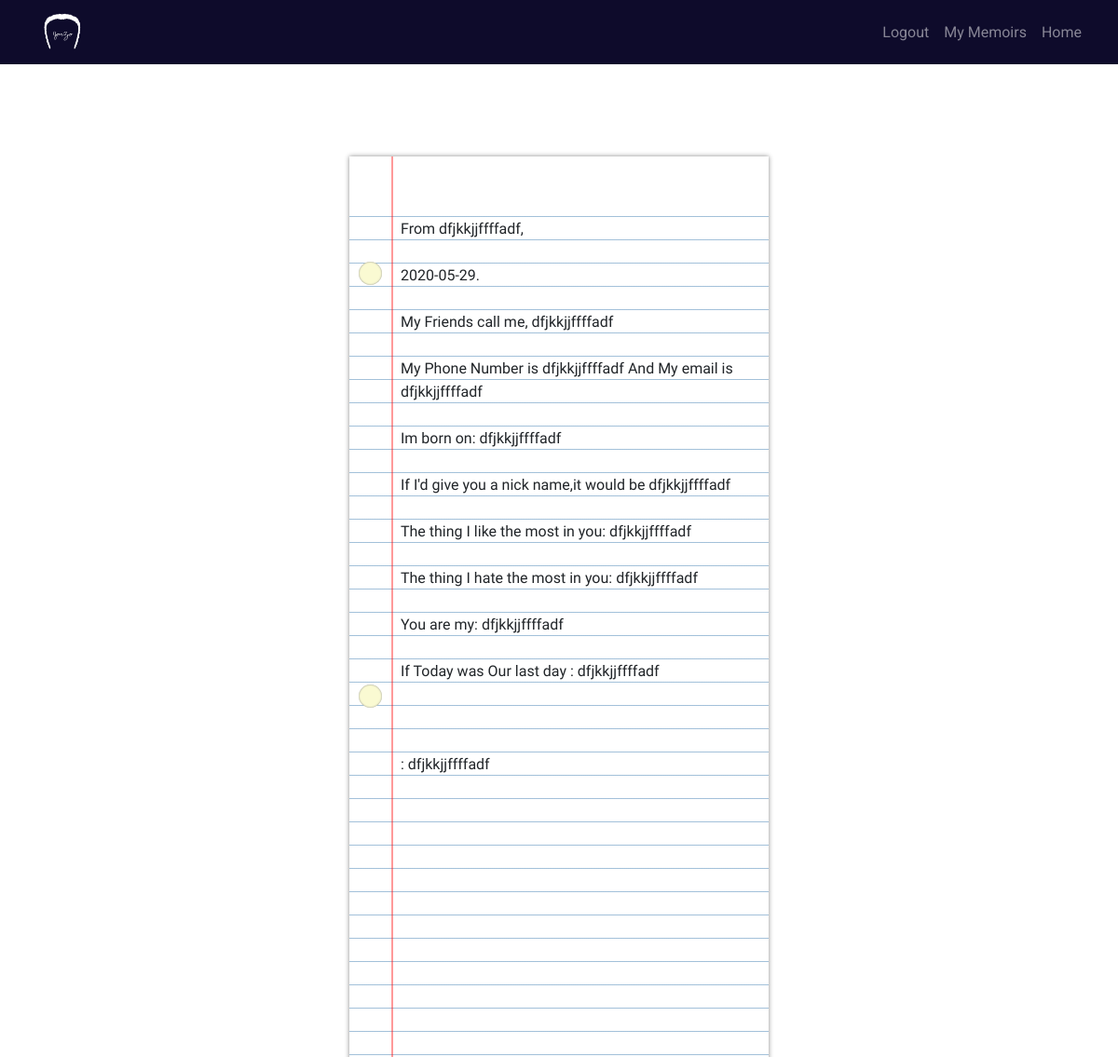
Page /slam/25 (signed in) on the committed database.
### Jurzo/models.py (models this page shows, shortened)
class Page(db.Model):
    id = db.Column(db.Integer, primary_key=True)
    user_id = db.Column(db.Integer, db.ForeignKey('user.id'), nullable=False)
    date_created = db.Column(
        db.DateTime, nullable=False, default=datetime.utcnow)
    name = db.Column(db.Text)
    pet_name = db.Column(db.Text)
    phone_num = db.Column(db.Text)
    address = db.Column(db.Text)
    mail = db.Column(db.Text)
    birthday = db.Column(db.Text)
    nick_name = db.Column(db.Text)
    Quote = db.Column(db.Text)
    Songs = db.Column(db.Text)
    likes = db.Column(db.Text)
    hates = db.Column(db.Text)
    what_us = db.Column(db.Text)
    lastd = db.Column(db.Text)

### Jurzo/pages/routes.py (the view)
@pages.route('/slam/<slam_id>', methods=['GET', 'POST'])
@login_required
def slam(slam_id):
    slam = Page.query.get_or_404(slam_id)
    if current_user == slam.owner:
        return render_template('slam.html', slam=slam)
    else:
        abort(403)

### Jurzo/models.py (called while the page is built)
@login_manager.user_loader
def load_user(userid):
    return User.query.get(int(userid))

### Jurzo/templates/slam.html (shortened to what this page needs)
<!DOCTYPE html>
<html lang="en">
<head>
    <link rel="stylesheet" type="text/css" href="{{url_for('static',filename='slam.css')}}">
       <link rel="stylesheet" href="https://stackpath.bootstrapcdn.com/bootstrap/4.1.0/css/bootstrap.min.css">
    <link rel="stylesheet" href="{{url_for('static', filename='style.css')}}">
  <link rel="stylesheet" href="https://use.fontawesome.com/releases/v5.0.8/css/solid.css">
  <link rel="stylesheet" type="text/css" href="{{url_for('static', filename='form.css')}}">
</head>
<body>
  <nav class="navbar navbar-dark navbar-expand-md fixed-top">
            <div class="container-fluid">
                <a class="navbar-brand" href="{{url_for('main.home')}}"> <img src="{{url_for('static',filename='img/Loogo.png')}}" alt="Jorzo logo"> </a>
                    <div class="collapse navbar-collapse justify-content-end " id="menu">
                        <ul class="navbar-nav ml-auto">
                            {%if current_user.is_authenticated%}
                            <li class="nav-item"><a href="{{url_for('users.logout')}}" class="nav-link">Logout</a></li>
                            <li class="nav-item"><a href="{{url_for('users.memoirs')}}" class="nav-link">My Memoirs</a></li>
                             <li class="nav-item"><a href="{{url_for('main.home')}}" class="nav-link">Home</a></li>
                             {%endif%}
                        </ul>
                    </div>
            </div>
        </nav>
    <div class="paper">
  <div class="lines">
    <div class="text" contenteditable spellcheck="false">
     From {{slam.name}},<br/><br/>
     {{slam.date_created.date()}}. <br/><br/>
     <span class='req'> My Friends call me, <span>
      <span class='ans'> {{slam.pet_name}}</span>
      <br /><br />
      <span class='req'> My Phone Number is <span>
      <span class='ans'> {{slam.phone_num}}</span>
      <span class='req'> And My email is <span>
      <span class='ans'> {{slam.mail}}</span>
      <br /><br />
      {%if slam.birthday%}
      <span class='req'> Im born on: <span>
      <span class='ans'> {{slam.birthday}}</span>
      <br /><br />
      {%endif%}
      {%if slam.nick_name%}
      <span class='req'> If I'd give you a nick name,it would be  <span>
      <span class='ans'> {{slam.nick_name}}</span>
      <br /><br />
      {%endif%}
      {%if slam.likes%}
      <span class='req'> The thing I like the most in you: <span>
      <span class='ans'> {{slam.likes}}</span>
      <br /><br />
      {%endif%}
      {%if slam.hates%}
      <span class='req'> The thing I hate the most in you: <span>
      <span class='ans'> {{slam.hates}}</span>
      <br /><br />
      {%endif%}
       {%if slam.what_us%}
      <span class='req'>You are my: <span>
      <span class='ans'> {{slam.what_us}}</span>
      <br /><br />
      {%endif%}
       {%if slam.lastd%}
      <span class='req'>If Today was Our last day : <span>
      <span class='ans'> {{slam.lastd}}</span>
      <br /><br />
      {%endif%}
       <br /><br />
      {%if slam.Quote%}
      <span class='req'>:  <span>
      <span class='ans'> {{slam.Quote}}</span>
      <br /><br />
      {%endif%}
      <br /><br />
    </div>
  </div>
  <div class="holes hole-top"></div>
  <div class="holes hole-middle"></div>
</div>
</body>
</html>

### Jurzo/static/slam.css (style rules this page uses)
body { margin: 0; padding: 0; background-color: #0e0b2b; }
.paper { position: absolute; height: 100%; width: 450px; background: rgba(255,255,255,0.9); margin: -400px -225px; left: 50%; top: 50%; box-shadow: 0px 0px 5px 0px #888; }
.paper::before { content: ''; position: absolute; left: 45px; height: 100%; width: 2px; background: rgba(255,0,0,0.4); }
.lines { margin-top: 40px; height: calc(100% - 40px); width: 100%; background-image: repeating-linear-gradient(white 0px, white 24px, steelblue 25px); }
.text { position: absolute; top: 65px; left: 55px; bottom: 10px; right: 10px; line-height: 25px; font-family: 'Indie Flower'; overflow: hidden; outline: none; }
.holes { position: absolute; left: 10px; height: 25px; width: 25px; background: lightgoldenrodyellow; border-radius: 50%; box-shadow: inset 0px 0px 2px 0px #888; }
.hole-top { top: 10%; }
.hole-middle { top: 50%; }

### Jurzo/static/style.css (style rules this page uses)
body { overflow-x: hidden; font-family: 'Lobster Two', cursive; }
.navbar-brand img { height: 2.7rem; }
.navbar { color: white; background-color: #0e0b2b ; }
,footer .text-center { text-align: center; }
nav a { text-align: right; z-index: -1; }

### Jurzo/static/form.css (style rules this page uses)
body { font-family: 'Roboto', sans-serif; center center fixed; background-size: cover; }

### rows in the picture
Page: name "dfjkkjjffffadf", date_created "2020-05-29", pet_name "dfjkkjjffffadf", phone_num "dfjkkjjffffadf", mail "dfjkkjjffffadf", birthday "dfjkkjjffffadf", nick_name "dfjkkjjffffadf", likes "dfjkkjjffffadf", hates "dfjkkjjffffadf", what_us "dfjkkjjffffadf", lastd "dfjkkjjffffadf", Quote "dfjkkjjffffadf"
